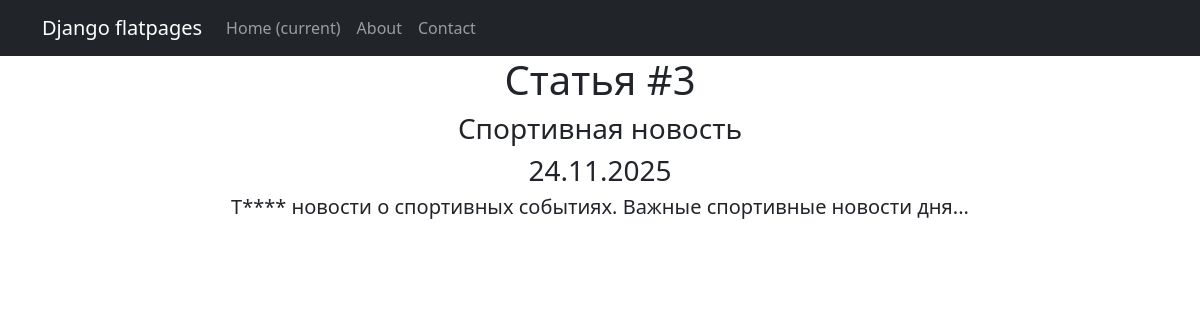
Screenshot of /news/3 with the database file from the repository.
### news/models.py (models this page shows, shortened)
class Post(models.Model):
    ARTICLE = 'AR'
    NEWS = 'NW'
    POST_TYPES = [
        (ARTICLE, 'Статья'),
        (NEWS, 'Новость'),
    ]
    author = models.ForeignKey(Author, on_delete=models.CASCADE)
    post_type = models.CharField(max_length=2, choices=POST_TYPES)
    created_at = models.DateTimeField(auto_now_add=True)
    categories = models.ManyToManyField(Category, through='PostCategory')
    title = models.CharField(max_length=255)
    content = models.TextField()
    rating = models.IntegerField(default=0)

### news/views.py (the view)
# urls.py: path('<int:pk>', PostDetail.as_view(), name='post_detail'),
class PostDetail(DetailView):
    model = Post
    template_name = 'post.html'
    context_object_name = 'post'

### news/templatetags/custom_filters.py (called while the page is built)
@register.filter
def censor(value):
    if not isinstance(value, str):
        return value
    result = value.split()
    for k in range(len(result)):
            if result[k].lower() in CENSOR_WORDS:
                result[k] = result[k][0] + ('*' * (len(result[k])-1))
    return  " ".join(result)

### templates/post.html (shortened to what this page needs)
{% extends 'flatpages/default.html' %}
{% load custom_filters %}
{% block content %}
<h1>Статья #{{post.id}}</h1>
<h3>{{ post.title|censor }}</h3>
<h3>{{post.created_at|date:'d.m.o'}}</h3>
<h5> {{post.content|censor}}</h5>
{% endblock content %}

### rows the page displays
Post: id "3", title|censor "Спортивная новость", created_at "24.11.2025", content|censor "Т**** новости о спортивных событиях. Важные спортивные новости дня..."
